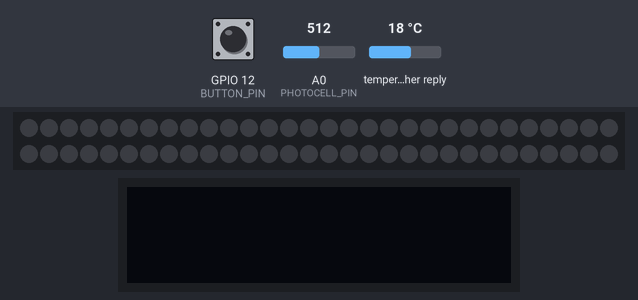
Recording of a sketch running on a simulated ESP8266 (NodeMCU). Shown: 60 RGB LEDs in strip order, left to right, continuing on the next row, 128×32 one-colour display. The test bench sets the inputs (shaded band); at power-on: GPIO 12 (BUTTON_PIN) HIGH, A0 (PHOTOCELL_PIN) = 512, temperature in the weather reply 18 °C. Dim RGB values are drawn brighter than linear; WiFi joins after 1.5 s; servers stay silent unless stated; the display library's start-up logo is not drawn; network time is answered at once with the bench clock; uploads are accepted with an empty reply; the local clock reads 2024-03-15 10:24:30 at power-on unless the sketch sets it; no MQTT or app messages arrive unless stated; web services answer with replies made up by the test bench; what the sketch prints to the serial monitor is not drawn.

Above: at 3.9 s.
4.0 s: GPIO 12 (BUTTON_PIN) pulled LOW for 0.15 s
At 5.0 s:
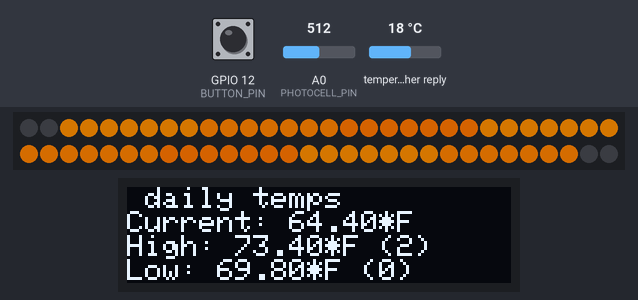
5.6 s: GPIO 12 (BUTTON_PIN) pulled LOW for 1 s
At 6.4 s:
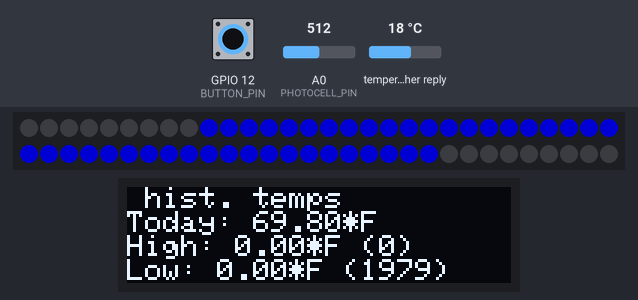
8.1 s: GPIO 12 (BUTTON_PIN) pulled LOW for 0.15 s
At 9.1 s:
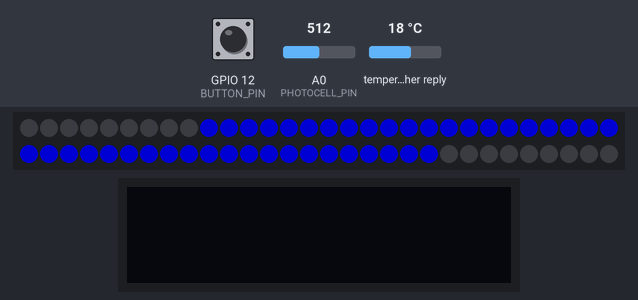
9.7 s: GPIO 12 (BUTTON_PIN) pulled LOW for 3.2 s
At 9.76 s:
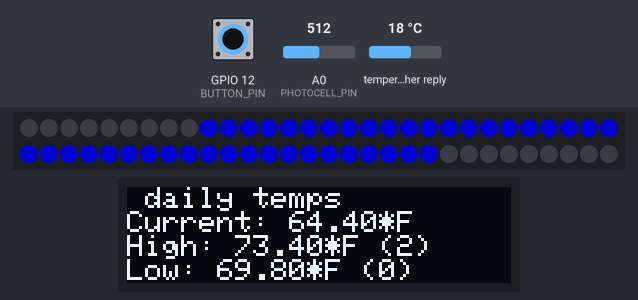
Timing chart, 0 to 12.7 s (numbered marks = the images above; inputs shaded):
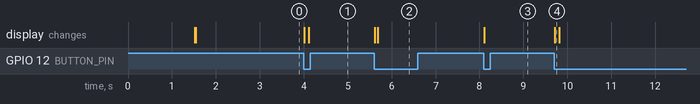

The sketch:

ArduinoCode.ino
```cpp
/*
    Display historical temperature data for the location of an ESP8266 on an LED strip. The
    strip will display historical high temperature values (converted to RGB) for the current
    month/year over the past ~40 years (since 1979). Historical values are obtained via an
    MQTT feed which pulls from a JSON file downloaded from OpenWeather (https://openweathermap.org/api).
    The strip also supports modes which display the 7-day forecast and hourly forecast for the
    current day. This data also comes from OpenWeather. To get the ESP8266 location, the code uses
    APIify (http://api.ipify.org/), to request the IP address and the ipstack API (http://api.ipstack.com/)
    to request Geolocation data. Users can switch through modes by pressing a button and
    data for the current mode is displayed on an OLED screen. LED strip brightness is determined
    by a photocell on the board.

    Written by emeersman (www.github.com/emeersman) 2020
*/

//ArduinoJson can decode Unicode escape sequence, but this feature is disabled by default
//because it makes the code bigger. To enable it, you must define ARDUINOJSON_DECODE_UNICODE to 1
#define ARDUINOJSON_DECODE_UNICODE 1
#include <ArduinoJson.h> //provides the ability to parse and construct JSON objects

#include <Adafruit_GFX.h>
#include <Adafruit_Sensor.h>
#include <Adafruit_SSD1306.h>
#include <Adafruit_NeoPixel.h>

#include <SPI.h>
#include <Wire.h>
#include <ESP8266WiFi.h>
#include <ESP8266HTTPClient.h>
#include <PubSubClient.h>
#include <ArduinoJson.h>

#include <NTPClient.h>
#include <WiFiUdp.h>

// Include the configuration of credentials in the config.h file
#include "config.h"

#define SDA_PIN 4
#define SCL_PIN 5
#define BUTTON_PIN 12
#define LED_PIN 2
#define PHOTOCELL_PIN A0

// Number of Neopixels on the LED strip
#define LED_COUNT 60

// Declare the NeoPixel strip object
Adafruit_NeoPixel strip(LED_COUNT, LED_PIN, NEO_GRB + NEO_KHZ800);

#define SCREEN_WIDTH 128 // OLED display width, in pixels
#define SCREEN_HEIGHT 32 // OLED display height, in pixels

// Declaration for an SSD1306 display connected to I2C (SDA, SCL pins)
#define OLED_RESET     -1 // Reset pin # (or -1 if sharing Arduino reset pin)
Adafruit_SSD1306 display(SCREEN_WIDTH, SCREEN_HEIGHT, &Wire, OLED_RESET);

// Callback function header
void callback(char* topic, byte* payload, unsigned int length);

// Define struct for holding geolocation data from ipstack API
typedef struct {
  String ip;
  String c_code;
  String c_name;
  String city;
  String lat;
  String lng;
} GeoData;

// Create location instance of GeoData to hold geolocation of ESP8266
GeoData location;

// Enum containing all possible display states for the LED strip.
enum DisplayMode {
  DAILY,
  HISTORICAL,
  OFF,
};

// Initialize LED strip to off
DisplayMode currentMode = OFF;

// Establish WiFi client and connect it with MQTT client
WiFiClient espClient;
PubSubClient mqtt(mqtt_server, 1883, callback, espClient);

// Brightness value read from the photocell
int brightness = 0;

// Threshold over which to update brightness value
const int BRIGHTNESS_THRESHOLD = 20;

// Timezone offset for Seattle
const int timeZoneOffsetInHours = 8;
const long utcOffsetInSeconds = -28800;

// Time constants in milliseconds
const long msInADay = 86400000;
const long msInAnHour = 3600000;
const long msInAMinute = 60000;

// Define NTP Client to get time
WiFiUDP ntpUDP;
NTPClient timeClient(ntpUDP, "pool.ntp.org", utcOffsetInSeconds);

// Char array to store MAC address as unique ID to ping server
char mac[6];

// Declare timers
unsigned long updateTimer, debounceTimer, dailyTimer, photocellTimer;
// Debounce time between button presses
unsigned long debounceDelay = 50;

// Detects whether the code has published the first daily temperature forecast since initialization
boolean hasPublishedFirstTemp = false;

// Max temperatures for the current and previous days
float dailyMaxTemp = 0.0;
float prevDailyMaxTemp = 0.0;
float currentTemp = 0.0;

// Arrays storing the current temperature data for each mode
float dailyArray[8];
// TODO (future): Modify length to be equal to current year minus starting
// year of historical data (1979)
float historicalArray[42];

// Setup function
void setup() {
  Serial.begin(115200);
  // Start the WiFi connection
  setup_wifi();

  // Set analogWrite range for ESP8266
  #ifdef ESP8266
    analogWriteRange(255);
  #endif

  // Initialize timers and ESP8266 pins
  updateTimer = debounceTimer = photocellTimer = millis();
  pinMode(BUTTON_PIN, INPUT_PULLUP);

  // Initialize the NeoPixel strip object
  strip.begin();
  // Turn off all pixels on the strip
  strip.show();
  // Set brightness to 1/5 (max 255)
  strip.setBrightness(50);

  // Initialize the time client
  timeClient.begin();
  while (!timeClient.update()) {
    timeClient.forceUpdate();
  }
  // Unix time adjusted for time zone
  long hours = long((23 - timeClient.getHours()) * msInAnHour);
  long minutes = long((59 - timeClient.getMinutes()) * msInAMinute);
  long seconds = long((62 - timeClient.getSeconds()) * 1000);

  // Calculation to figure out the time until midnight so the daily
  // timer can publish the temperature to an MQTT feed starting at
  // midnight
  long msUntilMidnight = hours + minutes + seconds;
  dailyTimer = msInADay - msUntilMidnight;

  // Initialize OLED display
  // SSD1306_SWITCHCAPVCC = generate display voltage from 3.3V internally
  if (!display.begin(SSD1306_SWITCHCAPVCC, 0x3C)) { // Address 0x3C for 128x32
    Serial.println(F("SSD1306 allocation failed"));
    for (;;); // Don't proceed, loop forever
  }
  display.display(); // Show initial display buffer - Adafruit splash screen
  delay(500); // Pause for half a second
  display.clearDisplay(); // Clear the buffer
  display.display();

  // Get geolocation for the ESP8266 once on startup
  reconnect();
  getGeolocation();

  // Get current temperature and forecast data
  getOpenWeatherData();
  // Send a query to populate the historical data for the current date
  mqtt.publish(queryFeed, "get historical data");
  updateDisplay();
}

// Loop function.
void loop() {
  timeClient.update();
  if (!mqtt.connected()) {
    reconnect();
  }

  // Read from the photocell twice a second - constantly reading from the analog pin disrupts the wifi and
  // frequently drops the MQTT connection
  if (millis() - photocellTimer > 500) {
    // Update brightness on LED strip when current photocell value is far enough away from the existing brightness
    int currBrightness = analogRead(PHOTOCELL_PIN);
    if (abs(currBrightness - brightness) > BRIGHTNESS_THRESHOLD) {
      brightness = currBrightness;
      // Map brightness reading to LED brightness scale
      int scaledBrightness = map(currBrightness, 0, 1024, 0, 255);
      strip.setBrightness(scaledBrightness);
    }
    photocellTimer = millis();
  }

  // Every day at midnight, publish the temperature forecast for the day to the MQTT feed
  if (hasPublishedFirstTemp && millis() - dailyTimer > msInADay) {
    publishTemp();
  } else if (!hasPublishedFirstTemp && millis() + dailyTimer > msInADay) {
    hasPublishedFirstTemp = true;
    publishTemp();
  }

  // Detect button presses and cycle through modes every time the button is pressed
  if (digitalRead(BUTTON_PIN) == LOW) {
    // Execute for button press if last press was more than debounce time ago
    if ((millis() - debounceTimer) > debounceDelay) {
      // Cycle through the modes each time the button is pressed
      switch (currentMode) {
        case OFF:
          currentMode = DAILY;
          break;
        case DAILY:
          currentMode = HISTORICAL;
          break;
        default:
          currentMode = OFF;
          break;
      }
      updateDisplay();
    }
    // Reset debounce timer whenever button gets pressed
    debounceTimer = millis();
  }

  // Update the data if we're in a display mode that needs to be updated and we haven't updated the data in more than an hour
  if (millis() - updateTimer > msInAnHour && currentMode == DAILY) {
    // Update the weather data for daily forecasts
    getOpenWeatherData();
    updateDisplay();
    updateTimer = millis(); // reset the timer
  }

  mqtt.loop(); //this keeps the MQTT connection 'active'
}

// Update the OLED display and LED strip depending on the current mode
void updateDisplay() {
  strip.clear();
  switch (currentMode) {
    case HISTORICAL:
      displayHistoricalData();
      break;
    case DAILY:
      displayDailyData();
      break;
    case OFF:
      display.clearDisplay();
      display.display();
      strip.clear();
      break;
    default:
      break;
  }
}

// Publish the current and previous days' temperatures to an MQTT feed
void publishTemp() {
  // Reset timer
  dailyTimer = millis();
  // Get updated forecast values
  getOpenWeatherData();
  getPrevDayData();

  // Load temperature values into a JSON document
  DynamicJsonDocument outputDoc(2048);
  outputDoc["temperature"] = dailyMaxTemp;
  outputDoc["prev_temperature"] = prevDailyMaxTemp;

  char buffer[256];
  serializeJson(outputDoc, buffer);
  mqtt.publish(dailyFeed, buffer);
  prevDailyMaxTemp = 0.0;
}

// Get the max temperature for the previous day, accounting for timezone offsets.
void getPrevDayData() {
  // Create http clients and connect to OpenWeather endpoint
  HTTPClient owClient;
  // Call the OpenWeather API twice to get previous day weather due to GMT offset
  long currDayUtc = timeClient.getEpochTime();
  long prevDayUtc = currDayUtc - 86400;

  owClient.begin("https://api.openweathermap.org/data/2.5/onecall/timemachine?lat=" + location.lat + "&lon=" + location.lng + "&dt=" + prevDayUtc + "&units=imperial&appid=" + weather_api_key, "EE AA 58 6D 4F 1F 42 F4 18 5B 7F B0 F2 0A 4C DD 97 47 7D 99");

  int httpCode = owClient.GET();

  if (httpCode == HTTP_CODE_OK) {
    DynamicJsonDocument doc(2048);
    // Deserialize the JSON response using a filter
    DynamicJsonDocument filter(2048);
    filter["hourly"][0]["temp"] = true;
    deserializeJson(doc, owClient.getString(), DeserializationOption::Filter(filter));

    // Iterate through the max temperatures from the previous day (GMT) and save the highest
    float currMaxTemp = 0.0;
    JsonArray prevDayObjects = doc["hourly"].as<JsonArray>();
    int count = 0;
    for (JsonObject prevDayObject : prevDayObjects) {
      if (count > timeZoneOffsetInHours) {
        float hourTemp = prevDayObject["temp"].as<float>();
        if (hourTemp > currMaxTemp) {
          currMaxTemp = hourTemp;
        }
      }
      count += 1;
    }
    prevDailyMaxTemp = currMaxTemp;
  } else {
    Serial.println("Error connecting to OpenWeather endpoint.");
  }
  // Close the http connections
  owClient.end();

  owClient.begin("https://api.openweathermap.org/data/2.5/onecall/timemachine?lat=" + location.lat + "&lon=" + location.lng + "&dt=" + currDayUtc + "&units=imperial&appid=" + weather_api_key, "EE AA 58 6D 4F 1F 42 F4 18 5B 7F B0 F2 0A 4C DD 97 47 7D 99");
  // Request the information from the webserver
  int currHttpCode = owClient.GET();

  // Ensure that the response was good, otherwise print an error
  if (currHttpCode == HTTP_CODE_OK) {
    DynamicJsonDocument currDoc(2048);
    // Deserialize the JSON response using a filter
    DynamicJsonDocument filter(2048);
    filter["hourly"][0]["temp"] = true;
    deserializeJson(currDoc, owClient.getString(), DeserializationOption::Filter(filter));

    // Iterate through the max temperatures from the current day (GMT)/previous day (with time
    // zone offset) and save the highest
    float currMaxTemp = 0.0;
    JsonArray currDayObjects = currDoc["hourly"].as<JsonArray>();
    int count = 0;
    for (JsonObject currDayObject : currDayObjects) {
      float currTemp = currDayObject["temp"].as<float>();
      if (currTemp > currMaxTemp) {
        currMaxTemp = currTemp;
      }
      count += 1;
    }
    prevDailyMaxTemp = max(prevDailyMaxTemp, currMaxTemp);
  } else {
    Serial.println("Error connecting to OpenWeather endpoint.");
  }
  // Close the http connections
  owClient.end();
}

// Call the OpenWeather API to get the weather forecast for the current location.
void getOpenWeatherData() {
  // Create an http client and connect to OpenWeather endpoint
  HTTPClient owClient;
  owClient.begin("https://api.openweathermap.org/data/2.5/onecall?lat=" + location.lat + "&lon=" + location.lng + "&exclude=minutely,hourly&units=imperial&appid=" + weather_api_key, "EE AA 58 6D 4F 1F 42 F4 18 5B 7F B0 F2 0A 4C DD 97 47 7D 99");
  // Request the information from the webserver
  int httpCode = owClient.GET();

  // Ensure that the response was good, otherwise print an error
  if (httpCode == HTTP_CODE_OK) {
    DynamicJsonDocument doc(2048);
    // Deserialize the JSON response using a filter
    DynamicJsonDocument filter(2048);
    filter["daily"][0]["temp"]["max"] = true;
    filter["current"]["temp"] = true;
    deserializeJson(doc, owClient.getString(), DeserializationOption::Filter(filter));

    // Parse hourly and daily forecasts out of API response into global arrays
    JsonArray dailyObjects = doc["daily"].as<JsonArray>();
    int dailyCount = 0;
    for (JsonObject dailyObject : dailyObjects) {
      dailyArray[dailyCount] = dailyObject["temp"]["max"].as<float>();
      dailyCount += 1;
    }
    dailyMaxTemp = doc["daily"][0]["temp"]["max"];
    currentTemp = doc["current"]["temp"].as<float>();
  } else {
    Serial.println("Error connecting to OpenWeather endpoint.");
  }
  // Close the http connection
  owClient.end();
}

// Display the daily data on the LED strip and OLED screen
void displayDailyData() {
  int sizeOfTemps = 56;
  float dailyTemps[sizeOfTemps];
  float maxVal = 0.0;
  float minVal = 100.0;
  int maxDay = 0;
  int minDay = 0;
  int count = 0;
  // Loop through daily data objects
  for (float temperature : dailyArray) {
    // Allocate multiple LEDs per day, make a long array
    for (int i = 0; i < 7; i++) {
      if(temperature > maxVal) {
        maxVal = temperature;
        maxDay = count;
      } else if (temperature < minVal) {
        minVal = temperature;
        minDay = count;
      }
      dailyTemps[(count * 7) + i] = temperature;
    }
    count++;
  }
  drawText("daily", currentTemp, maxVal, minVal, maxDay, minDay);
  tempsToLEDStrip(dailyTemps, sizeof(dailyTemps), sizeOfTemps);
}

// Display the historical data for the current date on the LED strip and OLED screen
void displayHistoricalData() {
  int sizeOfTemps = 42;
  float historicalTemps[sizeOfTemps];
  float maxVal = 0.0;
  float minVal = 100.0;
  int maxYear = 0;
  int minYear = 0;
  int earliestYear = 1979;
  int count = 0;
  // Loop through historical yearly data objects
  for (float temperature : historicalArray) {
    historicalTemps[count] = temperature;
    if(temperature > maxVal) {
      maxVal = temperature;
      maxYear = count + earliestYear;
    } else if (temperature < minVal) {
      minVal = temperature;
      minYear = count + earliestYear;
    }
    count++;
  }
  drawText("hist.", dailyMaxTemp, maxVal, minVal, maxYear, minYear);
  tempsToLEDStrip(historicalTemps, sizeof(historicalTemps), sizeOfTemps);
}

// Convert an array of floats to RGB values and write them to the LED strip
void tempsToLEDStrip(float temps[], int sizeOfTemps, int intSizeOfTemps) {
  int startingIndex = (strip.numPixels() - intSizeOfTemps) / 2;
  int currPixel = startingIndex;
  for (int i = 0; i < intSizeOfTemps; i++) {
    float temp = temps[i];
    // turn float into rgb color
    uint32_t color = floatToRgb(temp, 20, 100);
    strip.setPixelColor(currPixel, color);
    strip.show();
    currPixel += 1;
  }
}

// Convert a numerical value along a given scale to a string hex value
// ranging from blue (low/cold) to red (high/hot).
// Sourced from https://learning.oreilly.com/library/view/python-cookbook/0596001673/ch09s11.html
// Modified RGB equations in floatRGB
uint32_t floatToRgb(float mag, int cmin, int cmax) {
  // Normalize to 0-1
  float x = float(mag - cmin) / float(cmax - cmin);
  int green = 0;
  if (x <= 0.5) {
    green = int(255.0 * min(max(2.0 * x, 0.0), 1.0));
  } else {
    green = int(255.0 * min(max(2.0 * (0.9 - x), 0.0), 1.0));
  }
  int red = int(255.0 * min(max(4.0 * (x - 0.25), 0.0), 1.0));
  int blue = int(255.0 * min(max(4.0 * fabsf(x - 0.75) - 1.0, 0.0), 1.0));
  return strip.Color(red, green, blue);
}

// Function to display the current mode data on the OLED screen
void drawText(String dataType, float current, float high, float low, int highIndex, int lowIndex) {
  // Clear old information from display buffer
  display.clearDisplay();

  display.setTextSize(1);      // Normal 1:1 pixel scale
  display.setTextColor(SSD1306_WHITE); // Draw white text
  display.setCursor(0, 0);     // Start at top-left corner
  display.cp437(true);         // Use full 256 char 'Code Page 437' font

  // Display mode and current location
  display.print(location.city);
  display.print(" ");
  display.print(dataType);
  display.println(" temps");

  // Display current temp for the day or for the hour
  if (dataType.equals("daily")) {
    display.print("Current: ");
  } else {
    display.print("Today: ");
  }
  display.print(current);
  display.println("*F");

  // Display the historical or forecast highs and lows as well as the day/year when they occur(red)
  display.print("High: ");
  display.print(high);
  display.print("*F (");
  display.print(highIndex);
  display.println(")");

  display.print("Low: ");
  display.print(low);
  display.print("*F (");
  display.print(lowIndex);
  display.println(")");

  // Write everything to the OLED display
  display.display();
}

// Set up the WiFi connection for the ESP8266 device.
void setup_wifi() {
  delay(10);
  Serial.println();
  Serial.print("Connecting to ");
  Serial.println(wifi_ssid);

  // Connect to a WiFi network
  WiFi.begin(wifi_ssid, wifi_password);
  while (WiFi.status() != WL_CONNECTED) {
    delay(500);  // wait 500ms to establish connection
    Serial.print(".");
  }
  Serial.println("WiFi connected.");

  // Get the MAC address for later use, when connecting the MQTT server
  String temp = WiFi.macAddress(); // macAddress() returns a byte array 6 bytes representing the MAC address
  temp.toCharArray(mac, 6);   // these are stored in the clientID char array
}

// Monitor the connection to the MQTT server and reconnect if it goes down.
void reconnect() {
  // Loop until it reconnects
  while (!mqtt.connected()) {
    Serial.print("Attempting MQTT connection...");
    if (mqtt.connect(mac, mqtt_user, mqtt_password)) {
      Serial.println("Reconnected!");
      mqtt.subscribe(locationFeed);
      mqtt.subscribe(historicalFeed);
      mqtt.subscribe(dailyFeed);
    } else {
      Serial.print("Connection failed, because: ");
      Serial.print(mqtt.state());
      Serial.println(". Will try again in 5 seconds.");
      // Wait 5 seconds before retrying
      delay(5000);
    }
  }
}

// Return IP address for ESP8266 board.
String getIP() {
  HTTPClient ipClient;
  String ipAddress;

  ipClient.begin("http://api.ipify.org/?format=json");
  int httpCode = ipClient.GET();

  if (httpCode == 200) {
    StaticJsonDocument<100> doc;
    String payload = ipClient.getString();
    deserializeJson(doc, payload);
    ipAddress = doc["ip"].as<String>();
  } else {
    Serial.println("Something went wrong with connecting to the endpoint.");
    ipAddress = "error";
  }
  ipClient.end();
  return ipAddress;
}

// Get the geolocation from ipstack API and publish the city name to an MQTT feed.
void getGeolocation() {
  HTTPClient geoClient;
  geoClient.begin("http://api.ipstack.com/" + getIP() + "?access_key=" + geolocation_key); //return IP as .json object

  int httpCode = geoClient.GET();

  if (httpCode == 200) {
    DynamicJsonDocument doc(2048);
    String payload = geoClient.getString();

    // Deserialize the JSON response and throw an error if necessary
    DeserializationError error = deserializeJson(doc, payload);
    // Test if parsing succeeds.
    if (error) {
      Serial.print("deserializeJson() failed with error code ");
      Serial.println(error.c_str());
      Serial.println(payload);
      return;
    }

    // Save data from response to GeoData object
    location.ip = doc["ip"].as<String>();
    location.c_code = doc["country_code"].as<String>();
    location.c_name = doc["country_name"].as<String>();
    location.city = doc["city"].as<String>();
    location.lat = doc["latitude"].as<String>();
    location.lng = doc["longitude"].as<String>();

    Serial.println("External IP address is " + location.ip);
    Serial.print("Currently in " + location.c_name);
    Serial.println(" in or near " + location.city);
    Serial.println("at approximately " + location.lat + " latitude by " + location.lng + " longitude.");

    DynamicJsonDocument outputDoc(2048);
    outputDoc["city_name"] = location.city;
    char buffer[256];
    serializeJson(outputDoc, buffer);

    // Publish location data to MQTT feed
    mqtt.publish(locationFeed, buffer, true);
  } else {
    Serial.println("Something went wrong with connecting to the endpoint.");
  }
  geoClient.end();
}
```

Source omitted: callback.ino (1160 bytes), config.h (568 bytes)

Measured:
- after the input at 4.0 s, the display: first changes at once (image 1 shows a later state)
- after the input at 5.6 s, the display: first changes at once (image 2 shows a later state)
- after the input at 8.1 s, the display: changes at once (image 3)
- after the input at 9.7 s, the display: changes at once (image 4)
